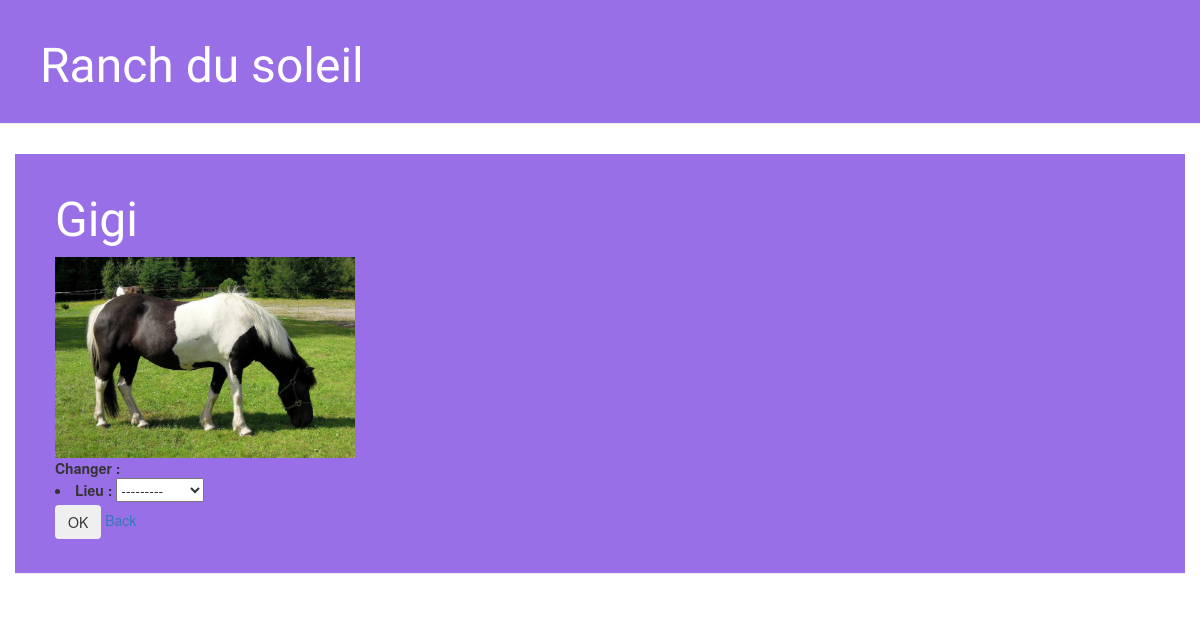
Screenshot of /character/Gigi/ with the database file from the repository.
### playground/models.py (models this page shows, shortened)
class Character(models.Model):
    id_character = models.CharField(max_length=100, primary_key=True)
    etat = models.CharField(max_length=20)
    robe = models.CharField(max_length=20)
    photo = models.ImageField(upload_to='characters/')
    lieu = models.ForeignKey(Equipement, on_delete=models.CASCADE)

### playground/views.py (the view)
# urls.py: path('character/<str:id_character>/', views.character_detail, name='character_detail'),
def character_detail(request, id_character):
    character = get_object_or_404(Character, id_character=id_character)
    ancien_lieu = character.lieu
    if request.method == "POST":
        form = MoveForm(request.POST, instance=character)
        if form.is_valid():
            character = form.save(commit=False)
            if character.lieu.disponibilite == "libre":
                nouveau_lieu = get_object_or_404(Equipement, id_equip=character.lieu.id_equip)
                if nouveau_lieu.id_equip == 'Mangeoire':
                    if character.etat == 'affamé':
                        character.etat = 'repus'
                        ancien_lieu.disponibilite = "libre"
                        ancien_lieu.save()
                        nouveau_lieu.disponibilite = "occupé"
                        nouveau_lieu.save()
                    else:
                        messages.error(request, f"{character.id_character} n'a pas faim!")
                        return redirect('character_detail', id_character=id_character)
                if nouveau_lieu.id_equip == 'Parc':
                    if character.etat == 'endormi':
                        character.etat = 'réveillé'
                        ancien_lieu.disponibilite = "libre"
                        ancien_lieu.save()
                        nouveau_lieu.disponibilite = "occupé"
                        nouveau_lieu.save()
                    else:
                        messages.error(request, f"{character.id_character} n'a pas besoin de se défouler!")
                        return redirect('character_detail', id_character=id_character)
                if nouveau_lieu.id_equip == 'Box':
                    if character.etat == 'repus':
                        character.etat = 'endormi'
                        ancien_lieu.disponibilite = "libre"
                        ancien_lieu.save()
                    else:
                        messages.error(request, f"{character.id_character} n'est pas repus!")
                        return redirect('character_detail', id_character=id_character)
                if nouveau_lieu.id_equip == 'Manège':
                    if character.etat == 'réveillé':
                        character.etat = 'affamé'
                        ancien_lieu.disponibilite = "libre"
                        ancien_lieu.save()
                        nouveau_lieu.disponibilite = "occupé"
                        nouveau_lieu.save()
                    else:
                        messages.error(request, f"{character.id_character} n'est pas pret pour un cours!")
                        return redirect('character_detail', id_character=id_character)
                character.save()
                messages.success(request, f"{character.id_character} a été déplacé avec succès!")
                return redirect('character_detail', id_character=id_character)
            else:
                messages.error(request, f"Le lieu {character.lieu.id_equip} est déjà occupé. Impossible de déplacer le personnage.")
                return redirect('character_detail', id_character=id_character)
    else:
        form = MoveForm()
    return render(request, 'playground/character_detail.html', {
        'character': character,
        'lieu': character.lieu,
        'form': form,
    })

### playground/forms.py
class MoveForm(forms.ModelForm):
    class Meta:
        model = Character
        fields = ('lieu',)

### playground/models.py (called while the page is built)
    def __str__(self):
        return self.id_equip

### playground/templates/playground/character_detail.html (shortened to what this page needs)
{% extends 'playground/base.html' %}
{% load static %}
{% block content %}
<div class="page-header">
    <h1>
        <a href="/">{{ character.id_character }}</a>
    </h1>
    <img src="{{ character.photo.url }}" alt="Photo" style="width:300px;height:auto;">
    <form method="POST" class="post-form">{% csrf_token %}
        <b> Changer : </b> {{ form.as_ul }}
        <button type="submit" class="btn btn-outline-light">OK</button>
        <a href="{% url 'character_list' %}">Back</a>
    </form>
    </div>
{% endblock %}

### playground/static/css/playground.css (style rules this page uses)
.page-header { background-color: #996fe8; margin-top: 0; margin-bottom: 30px; padding: 20px 20px 20px 40px; }
.page-header h1, .page-header h1 a, .page-header h1 a:visited, .page-header h1 a:active { color: #ffffff; font-size: 36pt; text-decoration: none; }
h1, h2, h3, h4 { font-family: "Henny Penny"; }

### rows the page displays
Character: id_character "Gigi", photo (picture)
